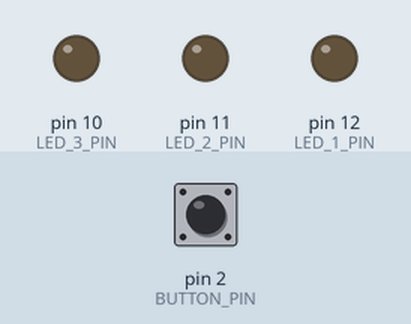
Recording of a sketch running on a simulated Arduino Uno, built with avr-gcc and run on an emulated ATmega328P. Shown: output pins drawn as LEDs (lit = HIGH). Dashed ring = blinking. Inputs (shaded band) come from the test bench; at power-on: pin 2 (BUTTON_PIN) HIGH.

Above: at 1.2 s.
1.3 s: pin 2 (BUTTON_PIN) pulled LOW for 1 s
At 2.8 s:
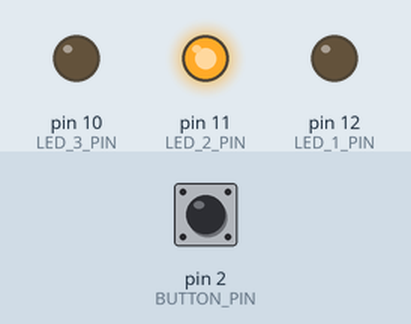
3.8 s: pin 2 (BUTTON_PIN) pulled LOW for 0.15 s
At 5.0 s:
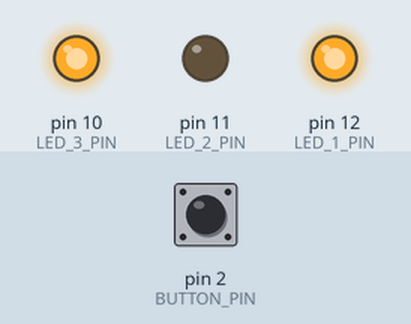
5.4 s: pin 2 (BUTTON_PIN) pulled LOW for 3.2 s
At 8.7 s:
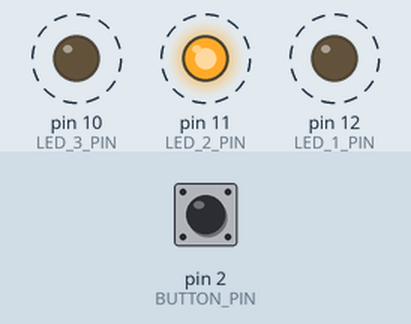
Timing chart, 0 to 10.2 s (numbered marks = the images above; inputs shaded):
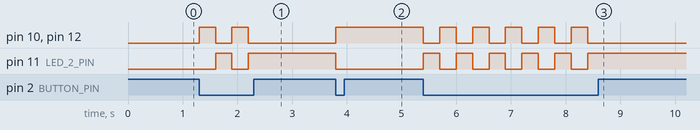

The sketch:

button_to_shut_off_LED.ino
```cpp
#define LED_1_PIN 12
#define LED_2_PIN 11
#define LED_3_PIN 10

#define BUTTON_PIN 2

int LEDBlinkState = 1;

void setup() {
  pinMode(BUTTON_PIN, INPUT);

  pinMode(LED_1_PIN, OUTPUT);
  pinMode(LED_2_PIN, OUTPUT);
  pinMode(LED_3_PIN, OUTPUT);

  digitalWrite(LED_1_PIN, LOW);
  digitalWrite(LED_2_PIN, LOW);
  digitalWrite(LED_3_PIN, LOW);
}

void loop() {
  if (digitalRead(BUTTON_PIN) == LOW) {
    if (LEDBlinkState == 1) {
      digitalWrite(LED_1_PIN, HIGH);
      digitalWrite(LED_2_PIN, LOW);
      digitalWrite(LED_3_PIN, HIGH);
      LEDBlinkState = 2;
    }
    else {
      digitalWrite(LED_1_PIN, LOW);
      digitalWrite(LED_2_PIN, HIGH);
      digitalWrite(LED_3_PIN, LOW);
      LEDBlinkState = 1;
    }
    delay(300);
  }
}
```

Measured:
- after the input at 1.3 s, pin 10 (LED_3_PIN), pin 12 (LED_1_PIN): alternates HIGH for 0.30 s and LOW for 0.30 s, 4 changes in all, then stays LOW, starting at once; pin 11 (LED_2_PIN): LOW → HIGH after 0.30 s, → LOW 0.30 s later, → HIGH 0.30 s later
- after the input at 3.8 s, pin 10 (LED_3_PIN), pin 12 (LED_1_PIN): LOW → HIGH at once; pin 11 (LED_2_PIN): HIGH → LOW at once
- after the input at 5.4 s, pin 10 (LED_3_PIN), pin 12 (LED_1_PIN): alternates HIGH for 0.30 s and LOW for 0.30 s, 11 changes in all, then stays LOW, starting at once; pin 11 (LED_2_PIN): alternates HIGH for 0.30 s and LOW for 0.30 s, 11 changes in all, then stays HIGH, starting at once
